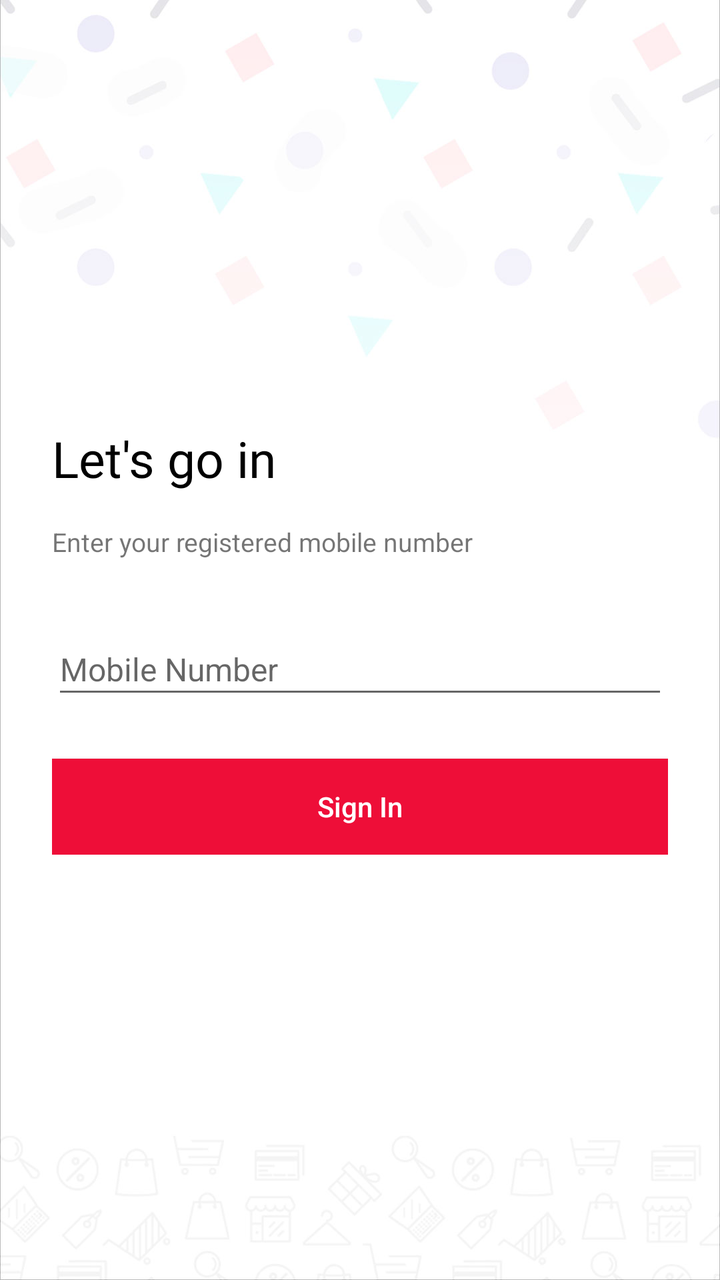
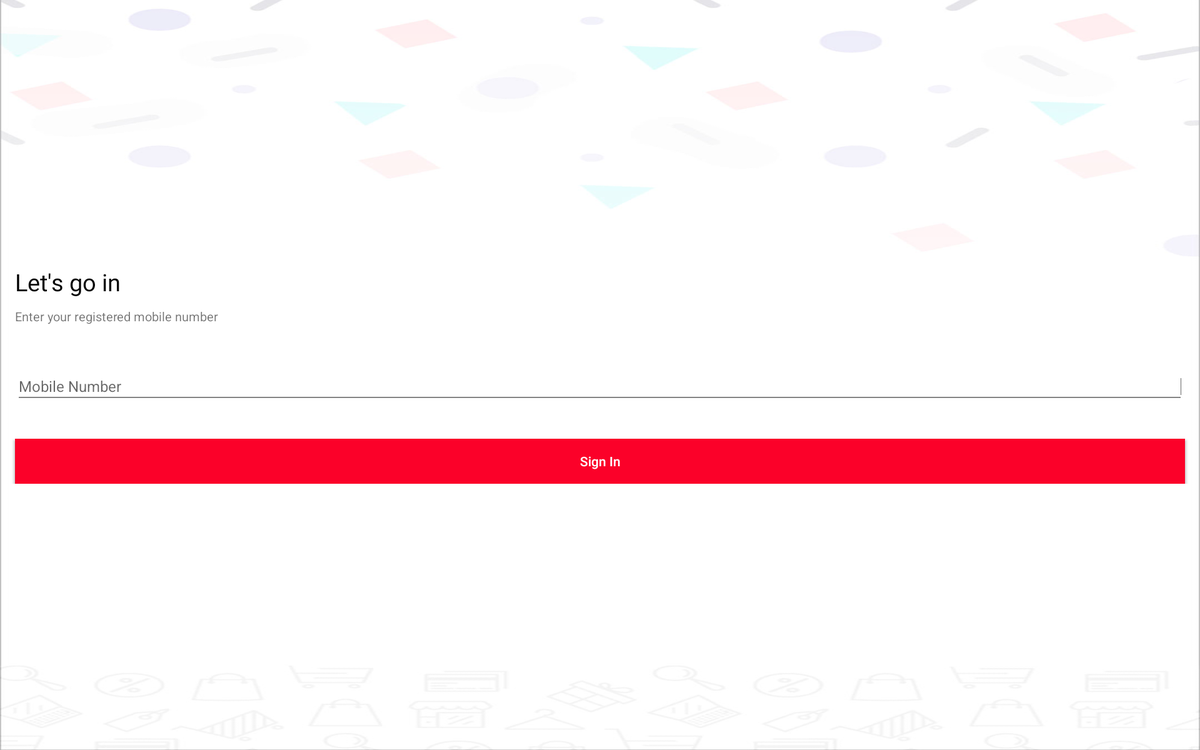

One screen, two layout resources from the same app: the default and the repository's alternative for another configuration. Each is rendered where Android would select it; the XML of both is given below.
<!-- AndroidManifest.xml: application theme Theme.Design.Light.NoActionBar -->
<!-- res/layout/activity_phone_sign_in_page.xml -->
<?xml version="1.0" encoding="utf-8"?>
<RelativeLayout xmlns:android="http://schemas.android.com/apk/res/android"
    xmlns:app="http://schemas.android.com/apk/res-auto"
    xmlns:tools="http://schemas.android.com/tools"
    android:layout_width="match_parent"
    android:orientation="vertical"
    android:gravity="center"
    android:layout_height="match_parent"
    android:background="@drawable/numchangebackgrnd"
    tools:context=".modules.phonesigninpage.PhoneSignInActivity">

    <LinearLayout
        android:orientation="vertical"
        android:layout_centerInParent="true"
        android:layout_width="match_parent"
        android:layout_marginStart="@dimen/dimen_26dp"
        android:layout_marginEnd="@dimen/dimen_26dp"
        android:layout_height="wrap_content">


        <TextView
            android:layout_gravity="start"
            android:id="@+id/textView2"
            android:layout_width="wrap_content"
            android:layout_height="wrap_content"
            android:fontFamily="@font/opensans_bold"
            android:text="Let's go in"
            android:textColor="@color/colorBlack"
            android:textSize="25sp" />

        <TextView
            android:layout_marginTop="@dimen/dimen_16dp"
            android:layout_gravity="start"
            android:id="@+id/textView3"
            android:layout_width="wrap_content"
            android:layout_height="wrap_content"
            android:text="Enter your registered mobile number"
            android:textSize="13sp"
            />

        <com.google.android.material.textfield.TextInputLayout
            android:id="@+id/username_text_input_layout"
            android:layout_width="match_parent"
            android:layout_height="wrap_content"
            android:layout_gravity="start"
            android:layout_marginTop="25dp"
            android:gravity="center"
            android:theme="@style/underline"
            app:hintTextColor="@color/colorAsh">

            <EditText
                android:id="@+id/inputnumber"
                android:layout_width="match_parent"
                android:layout_height="wrap_content"
                android:layout_gravity="start"
                android:gravity="start"
                android:hint="Mobile Number"
                android:inputType="number"
                android:maxLength="10"
                android:textColor="@color/colorBlack"
                android:textSize="16sp"
                android:theme="@style/underline"
                app:layout_constraintTop_toBottomOf="@+id/textView3" />

        </com.google.android.material.textfield.TextInputLayout>

        <Button
            android:id="@+id/continu"
            android:layout_width="match_parent"
            android:layout_height="wrap_content"
            android:layout_gravity="center"
            android:background="@color/darkRed"
            android:gravity="center"
            android:layout_marginTop="25dp"
            android:text="Sign In"
            android:textAllCaps="false"
            android:textColor="@color/colorWhite" />



    </LinearLayout>




</RelativeLayout>
<!-- resources referenced by this layout -->
<resources>
  <color name="colorAsh">#3f4140</color>
  <color name="colorBlack">#000</color>
  <color name="colorWhite">#ffffff</color>
  <color name="darkRed">#ee0e38</color>
  <dimen name="dimen_16dp">16dp</dimen>
  <dimen name="dimen_26dp">26dp</dimen>
  <!-- drawable numchangebackgrnd: jpg bitmap (drawable, 45647 bytes) -->
  <style name="underline" parent="AppTheme">
          <item name="colorPrimary">@color/colorSignInBtn</item>
      </style>
  <style name="AppTheme" parent="Theme.AppCompat.Light.DarkActionBar">
          
          <item name="colorPrimary">@color/colorPrimary</item>
          <item name="colorPrimaryDark">@color/colorPrimaryDark</item>
          <item name="colorAccent">@color/colorAccent</item>
      </style>
  <color name="colorSignInBtn">#6748ff</color>
  <color name="colorPrimary">#008577</color>
  <color name="colorPrimaryDark">#00574B</color>
  <color name="colorAccent">#fb0129</color>
</resources>
<!-- res/layout-xlarge/activity_phone_sign_in_page.xml (the repository's variant of the layout above) -->
<!-- drawn on a large tablet held sideways -->
<?xml version="1.0" encoding="utf-8"?>
<LinearLayout xmlns:android="http://schemas.android.com/apk/res/android"
    xmlns:app="http://schemas.android.com/apk/res-auto"
    xmlns:tools="http://schemas.android.com/tools"
    android:layout_width="match_parent"
    android:orientation="vertical"
    android:gravity="center"
    android:layout_height="match_parent"
    android:background="@drawable/numchangebackgrnd"
    tools:context=".modules.phonesigninpage.PhoneSignInActivity">


    <LinearLayout
        android:orientation="vertical"
        android:layout_width="match_parent"
        android:layout_height="wrap_content">

    <TextView

        android:layout_gravity="start"
        android:id="@+id/textView2"
        android:layout_marginStart="16dp"
        android:layout_marginEnd="16dp"

        android:layout_width="wrap_content"
        android:layout_height="wrap_content"
        android:fontFamily="@font/opensans_bold"
        android:text="Let's go in"
        android:textColor="@color/colorBlack"
        android:textSize="25sp" />

    <TextView

        android:layout_gravity="start"
        android:layout_marginTop="10dp"
        android:layout_marginStart="16dp"
        android:layout_marginEnd="16dp"

        android:id="@+id/textView3"
        android:layout_width="wrap_content"
        android:layout_height="wrap_content"
        android:text="Enter your registered mobile number"
        android:textSize="13sp"
      />

    <com.google.android.material.textfield.TextInputLayout
        android:id="@+id/username_text_input_layout"
        android:layout_width="match_parent"
        android:layout_marginStart="16dp"
        android:layout_marginEnd="16dp"

        android:layout_height="wrap_content"
        android:layout_gravity="start"
        android:layout_marginTop="36dp"
        android:theme="@style/underline"
        app:hintTextColor="@color/colorAsh">

        <EditText
            android:id="@+id/inputnumber"
            android:layout_width="match_parent"
            android:layout_height="wrap_content"
            android:layout_gravity="start"
            android:layout_marginTop="36dp"
            android:gravity="start"
            android:hint="Mobile Number"
            android:inputType="number"
            android:maxLength="10"
            android:textColor="@color/colorBlack"
            android:textSize="16sp"
            android:theme="@style/underline"
            app:layout_constraintTop_toBottomOf="@+id/textView3" />

    </com.google.android.material.textfield.TextInputLayout>


        <Button
            android:id="@+id/continu"
            android:layout_width="match_parent"
            android:layout_height="match_parent"
            android:layout_gravity="center"
            android:background="@color/colorRed"
            android:layout_marginStart="16dp"
            android:layout_marginEnd="16dp"
            android:gravity="center"
            android:layout_marginTop="36dp"
            android:text="Sign In"
            android:textAllCaps="false"
            android:textColor="@color/colorWhite" />



    </LinearLayout>


</LinearLayout>
<!-- resources referenced by the variant -->
<!-- as a large tablet held sideways resolves them -->
<resources>
  <color name="colorAsh">#3f4140</color>
  <color name="colorBlack">#000</color>
  <color name="colorRed">#fb0129</color>
  <color name="colorWhite">#ffffff</color>
  <!-- drawable numchangebackgrnd: jpg bitmap (drawable, 45647 bytes) -->
  <style name="underline" parent="AppTheme">
          <item name="colorPrimary">@color/colorSignInBtn</item>
      </style>
  <style name="AppTheme" parent="Theme.AppCompat.Light.DarkActionBar">
          
          <item name="colorPrimary">@color/colorPrimary</item>
          <item name="colorPrimaryDark">@color/colorPrimaryDark</item>
          <item name="colorAccent">@color/colorAccent</item>
      </style>
  <color name="colorSignInBtn">#6748ff</color>
  <color name="colorPrimary">#008577</color>
  <color name="colorPrimaryDark">#00574B</color>
  <color name="colorAccent">#fb0129</color>
</resources>
